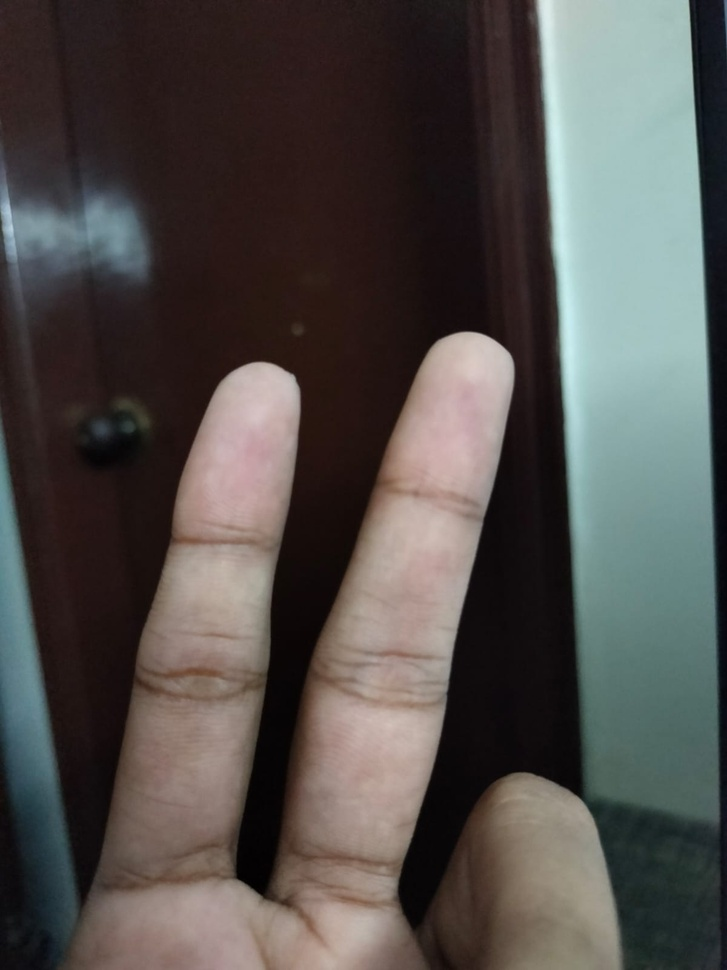
#> input picture src/images/fg1.jpeg, 727 x 970 px, shrunk from 1200 x 1600 before the run
$ python -i fingers_extract.py   (imports and definitions only)
#> lines starting #> are read from the running program, lines starting #| are printed output that depends on the picture; after the words box and inside, x2 and y2 are one past the last pixel; in counts of white or black regions, pixels touching at a corner belong together
# [123 lines of commented-out code are left out]
import cv2
import numpy as np
# from rembg import remove
from PIL import Image, ImageFilter
from skimage import exposure, img_as_ubyte

def process_image(image_path, output_path):
    # Read and remove background
#> called with image_path = '../images/fg1.jpeg', output_path = 'out.png'
    input_image = cv2.imread(image_path)
#> input_image is the input picture: shape (970, 727, 3); mean B, G, R 75.8, 78.7, 82.5
    # output_image = remove(input_image)

    # Convert numpy array to PIL Image and back to numpy array
    # output_image_pil = Image.fromarray(output_image)
    # output_image_np = np.array(output_image_pil)

    # Enhance image quality
    img_yuv = cv2.cvtColor(input_image, cv2.COLOR_BGR2YUV)
#> img_yuv: shape (970, 727, 3); mean of channels 0, 1, 2 79.5, 126.3, 130.7
    img_yuv[:,:,0] = cv2.equalizeHist(img_yuv[:,:,0])
#> img_yuv: shape (970, 727, 3); mean of channels 0, 1, 2 128.8, 126.3, 130.7
    img_enhanced = cv2.cvtColor(img_yuv, cv2.COLOR_YUV2BGR)

    # Additional enhancement (using CLAHE for better contrast)
    lab = cv2.cvtColor(img_enhanced, cv2.COLOR_BGR2Lab)
#> lab: shape (970, 727, 3); mean of channels 0, 1, 2 133.5, 129.5, 130
    l, a, b = cv2.split(lab)
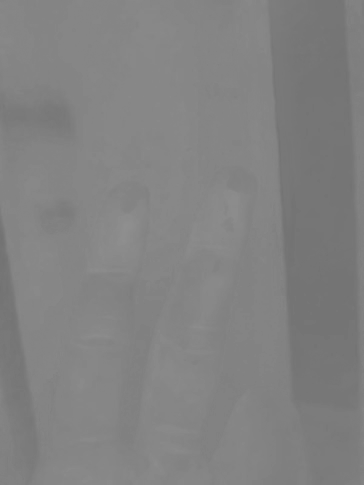
#> a: shape (970, 727) (shown at 1/2 size); min 114, max 143, mean 129.5
    clahe = cv2.createCLAHE(clipLimit=3.0, tileGridSize=(8, 8))
    cl = clahe.apply(l)
    limg = cv2.merge((cl, a, b))
#> limg: shape (970, 727, 3); mean of channels 0, 1, 2 127.6, 129.5, 130
    img_enhanced = cv2.cvtColor(limg, cv2.COLOR_Lab2BGR)
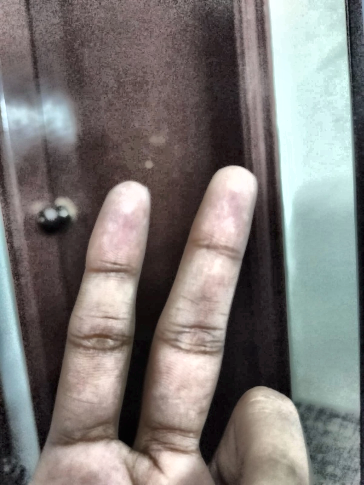
#> img_enhanced: shape (970, 727, 3) (shown at 1/2 size); mean B, G, R 119.4, 121.8, 125.6

    # Convert to HSV for segmentation
    hsv = cv2.cvtColor(img_enhanced, cv2.COLOR_BGR2HSV)
#> hsv: shape (970, 727, 3); mean H, S, V 59.8, 42.4, 132.2
    lower = np.array([0, 20, 70], dtype="uint8")
    upper = np.array([20, 255, 255], dtype="uint8")
    mask = cv2.inRange(hsv, lower, upper)
#> mask: shape (970, 727); 41.3% white; 691 white regions (643 under 20 px), largest, box (x1, y1, x2, y2) and area: (0, 0, 500, 970) 250465, (433, 772, 595, 970) 20224, (463, 0, 555, 391) 12977

    # Morphological operations to clean up mask
    kernel = np.ones((5, 5), np.uint8)
    mask = cv2.morphologyEx(mask, cv2.MORPH_CLOSE, kernel)
#> mask: shape (970, 727); 44.8% white; 99 white regions (82 under 20 px), largest, box (x1, y1, x2, y2) and area: (0, 0, 614, 970) 297606, (408, 0, 559, 418) 17764, (76, 0, 89, 18) 90
    mask = cv2.morphologyEx(mask, cv2.MORPH_OPEN, kernel)
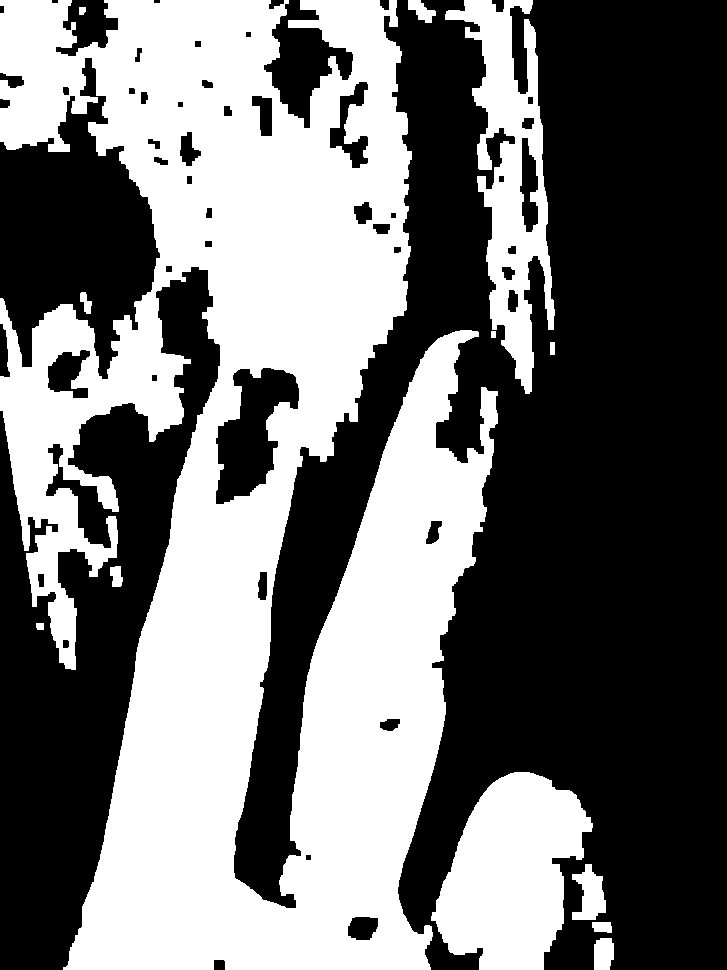
#> mask: shape (970, 727); 44.3% white; 13 white regions

    # Find contours and sort them by area
    contours, _ = cv2.findContours(mask, cv2.RETR_EXTERNAL, cv2.CHAIN_APPROX_SIMPLE)
#> contours = 13 contours; largest, box (x1, y1, x2, y2) and area: (0, 0, 498, 970) 280014, (431, 772, 593, 970) 20782, (445, 0, 555, 394) 17509, (572, 864, 606, 920) 1082, (594, 938, 614, 970) 528

    if contours:
        contours = sorted(contours, key=cv2.contourArea, reverse=True)

        # Focus on the largest contour
        largest_contour = contours[0]
#> largest_contour = contour of 2588 points, box (x1, y1, x2, y2) (0, 0, 498, 970), area 280014

        # Create a binary mask using the largest contour
        mask = np.zeros_like(mask)
        cv2.drawContours(mask, [largest_contour], 0, 255, -1)
#> mask: shape (970, 727); 40.3% white; 1 white region, box (x1, y1, x2, y2) and area: (0, 0, 498, 970) 284146

        # Perform post-processing
        mask = cv2.GaussianBlur(mask, (5, 5), 0)

        # Segment the hand or finger region
        hand = cv2.bitwise_and(img_enhanced, img_enhanced, mask=mask)

        # Convert to grayscale and apply adaptive thresholding
        hand_gray = cv2.cvtColor(hand, cv2.COLOR_BGR2GRAY)
        hand_thresh = cv2.adaptiveThreshold(hand_gray, 255, cv2.ADAPTIVE_THRESH_GAUSSIAN_C, cv2.THRESH_BINARY, 11, 2)
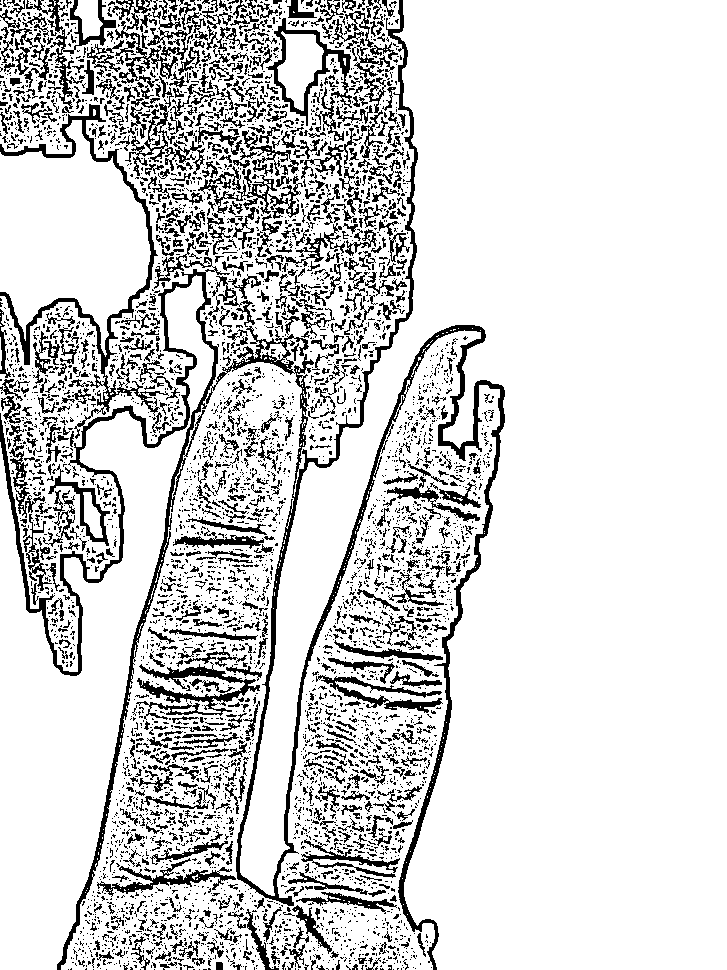
#> hand_thresh: shape (970, 727); 83.8% white; 4831 black regions (3967 under 20 px), largest, box (x1, y1, x2, y2) and area: (0, 0, 505, 970) 25836, (136, 662, 260, 720) 2065, (266, 18, 352, 126) 1540

        # Apply edge detection
        edges = cv2.Canny(hand_gray, 100, 200)
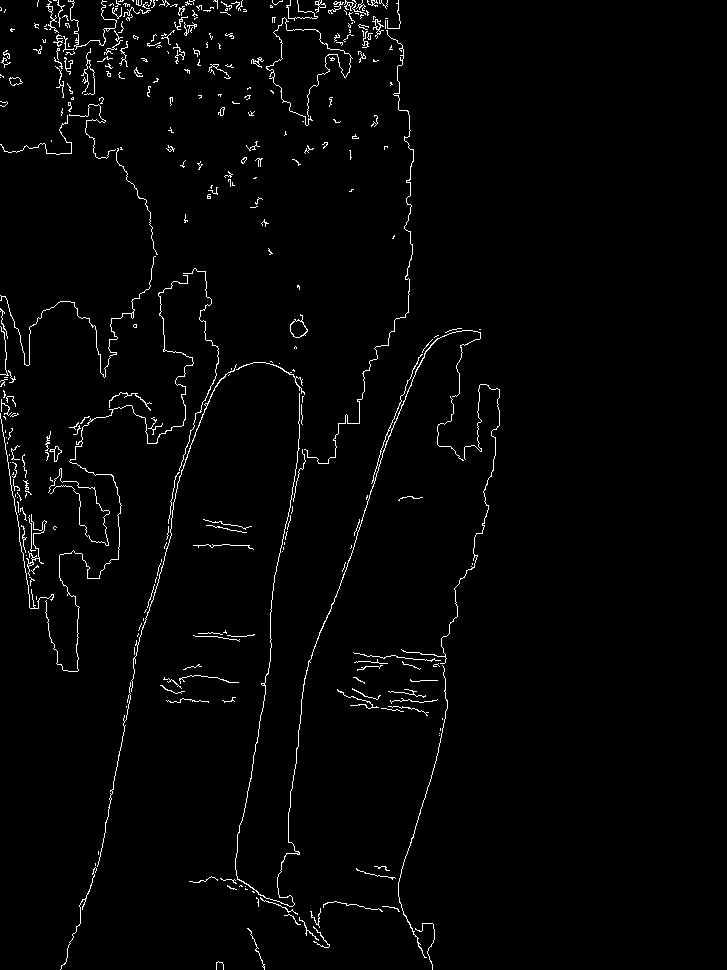
#> edges: shape (970, 727); 1.9% white in thin lines or dots, all inside (x1, y1, x2, y2) = (0, 0, 500, 970)

        # Find the bounding box of the largest contour
        x, y, w, h = cv2.boundingRect(largest_contour)
#> x = 0; y = 0; w = 498; h = 970

        # Crop the image around the bounding box with some padding
        padding = 30
        x = max(0, x - padding)
        y = max(0, y - padding)
        w = min(img_enhanced.shape[1], x + w + 2 * padding)
#> w = 558
        h = min(img_enhanced.shape[0], y + h + 2 * padding)
        cropped_hand = hand_thresh[y:h, x:w]
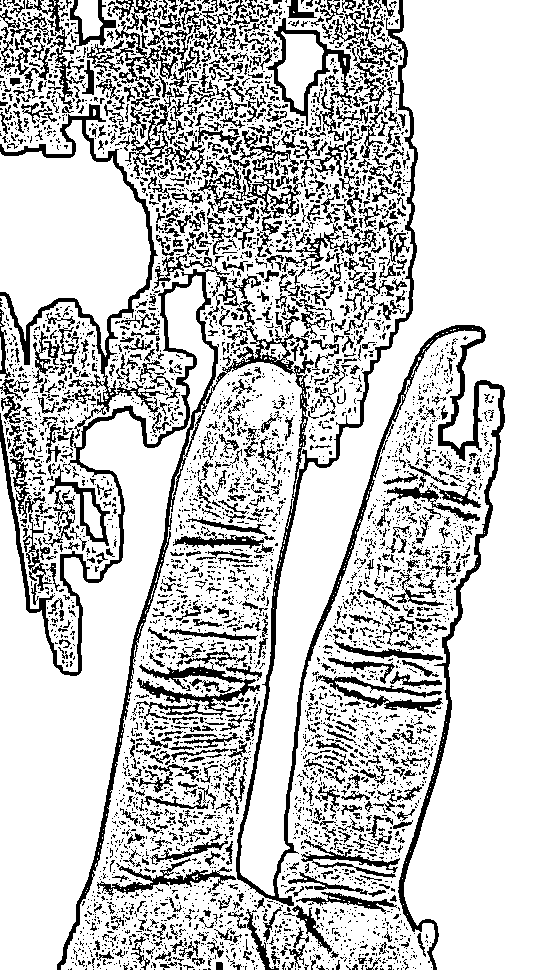
#> cropped_hand: shape (970, 558); 78.9% white; 4831 black regions (3967 under 20 px), largest, box (x1, y1, x2, y2) and area: (0, 0, 505, 970) 25836, (136, 662, 260, 720) 2065, (266, 18, 352, 126) 1540

        # Save the cropped segmented region image
        cv2.imwrite(output_path, cropped_hand)
    else:
        print("No contours found!")

>>> result = process_image('../images/fg1.jpeg', 'out.png')

$ run again, on src/images/fg2.jpeg
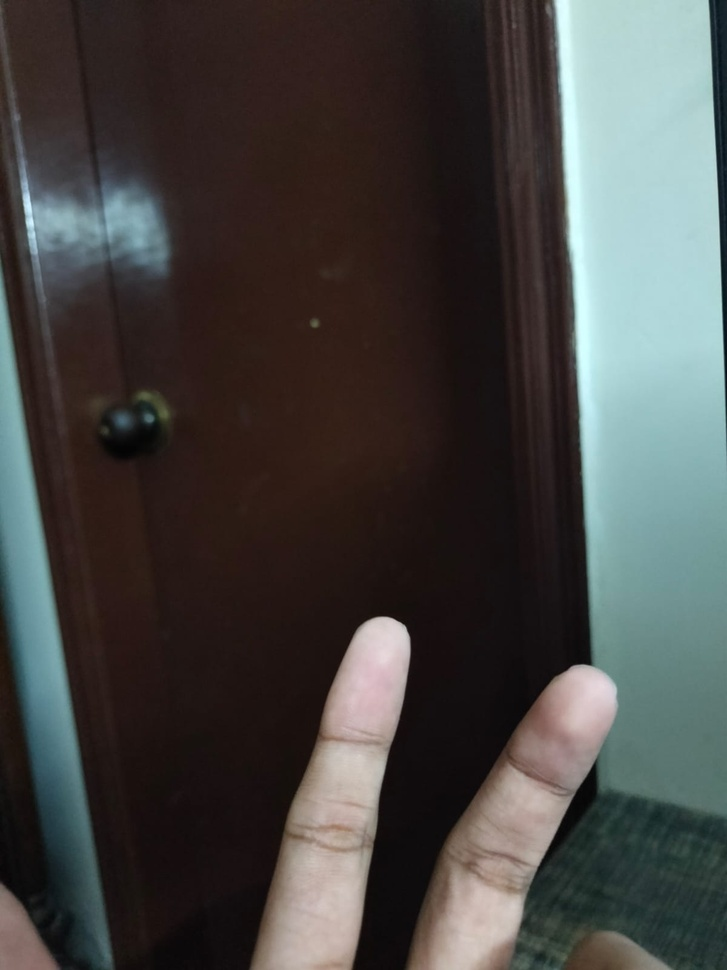
#> input picture src/images/fg2.jpeg, 727 x 970 px, shrunk from 1200 x 1600 before the run
#> in process_image, input_image is the input picture: shape (970, 727, 3); mean B, G, R 67.8, 69.8, 70.4
#> lab: shape (970, 727, 3); mean of channels 0, 1, 2 134.3, 128.6, 129.3
#> limg: shape (970, 727, 3); mean of channels 0, 1, 2 129.6, 128.6, 129.3
#> hsv: shape (970, 727, 3); mean H, S, V 47.1, 38, 133.4
#> in process_image, `mask = cv2.morphologyEx(mask, cv2.MORPH_OPEN, kernel)`:
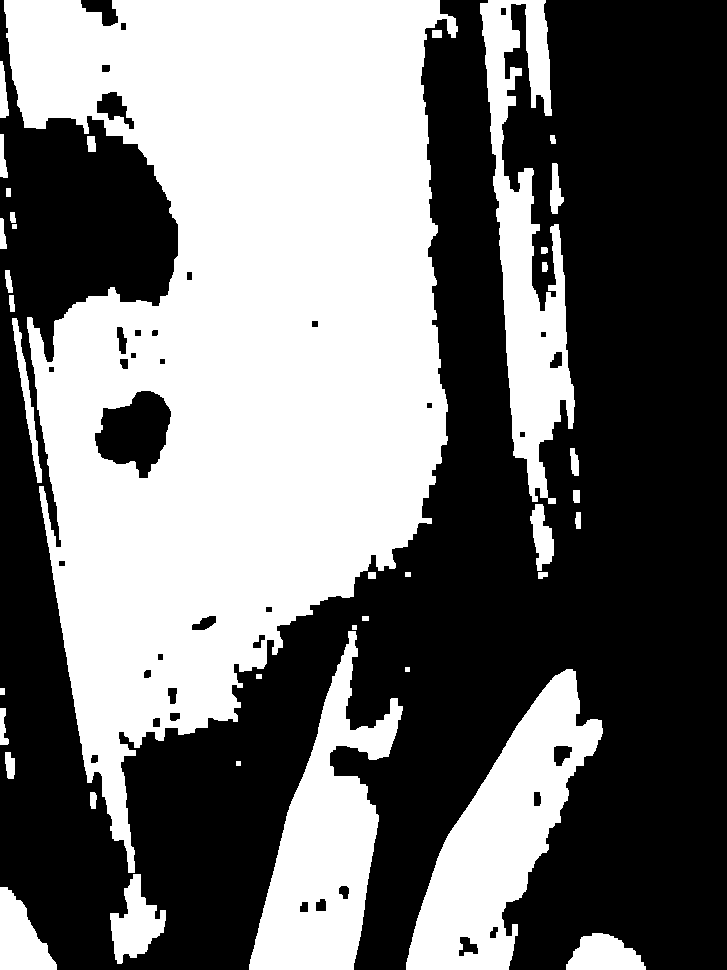
#> mask: shape (970, 727); 44.7% white; 38 white regions
#> contours = 38 contours, 4 with area under 20; largest, box (x1, y1, x2, y2) and area: (4, 0, 458, 873) 239282, (406, 669, 603, 970) 25172, (249, 631, 403, 970) 22482, (480, 0, 575, 504) 19340, (0, 887, 57, 970) 2772
#> largest_contour = contour of 948 points, box (x1, y1, x2, y2) (4, 0, 458, 873), area 239282
#> hand_thresh: shape (970, 727); 86.8% white; black in thin lines or dots, all inside (x1, y1, x2, y2) = (0, 0, 464, 879)
#> edges: shape (970, 727); 1.2% white in thin lines or dots, all inside (x1, y1, x2, y2) = (1, 0, 461, 875)
#> in process_image, `x, y, w, h = cv2.boundingRect(largest_contour)`: x = 4; y = 0; w = 454; h = 873
#> in process_image, `x = max(0, x - padding)`: x = 0
#> in process_image, `w = min(img_enhanced.shape[1], x + w + 2 * padding)`: w = 514
#> in process_image, `h = min(img_enhanced.shape[0], y + h + 2 * padding)`: h = 933
#> in process_image, `cropped_hand = hand_thresh[y:h, x:w]`:
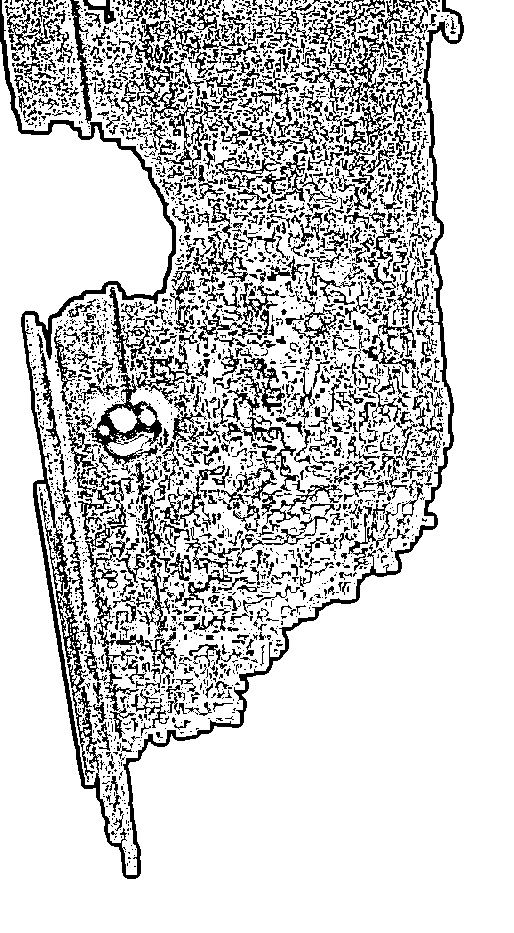
#> cropped_hand: shape (933, 514); 80.5% white; black in thin lines or dots, all inside (x1, y1, x2, y2) = (0, 0, 464, 879)

$ run again, on src/images/fg3.jpeg
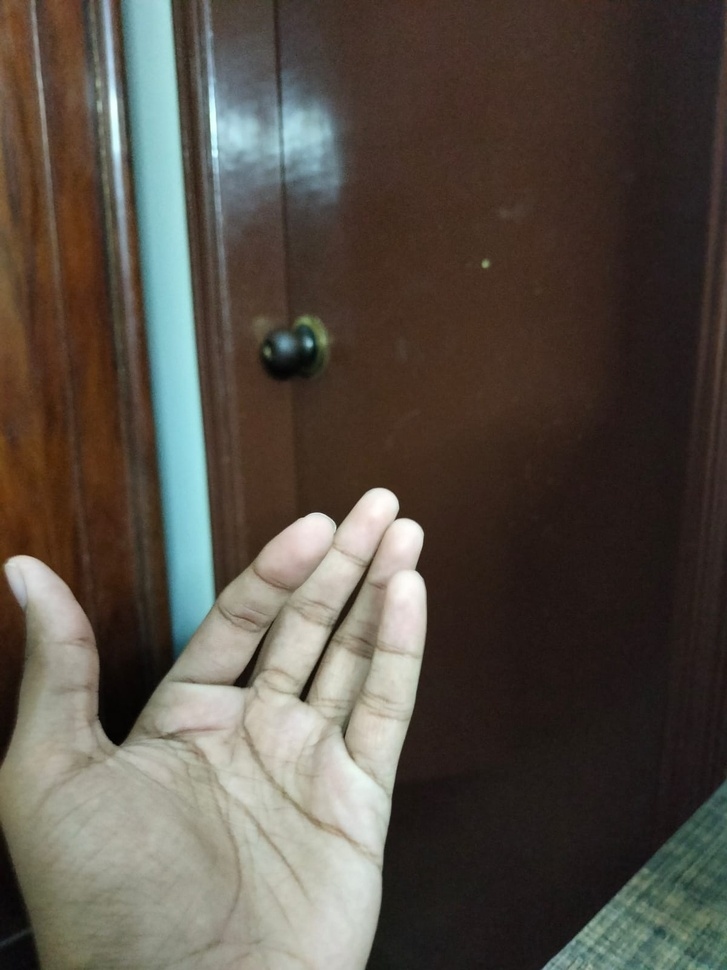
#> input picture src/images/fg3.jpeg, 727 x 970 px, shrunk from 1200 x 1600 before the run
#> in process_image, input_image is the input picture: shape (970, 727, 3); mean B, G, R 70.3, 79.1, 86.3
#> lab: shape (970, 727, 3); mean of channels 0, 1, 2 133.8, 129.8, 133.8
#> limg: shape (970, 727, 3); mean of channels 0, 1, 2 123.7, 129.8, 133.8
#> hsv: shape (970, 727, 3); mean H, S, V 27.1, 52.6, 128.2
#> in process_image, `mask = cv2.morphologyEx(mask, cv2.MORPH_OPEN, kernel)`:
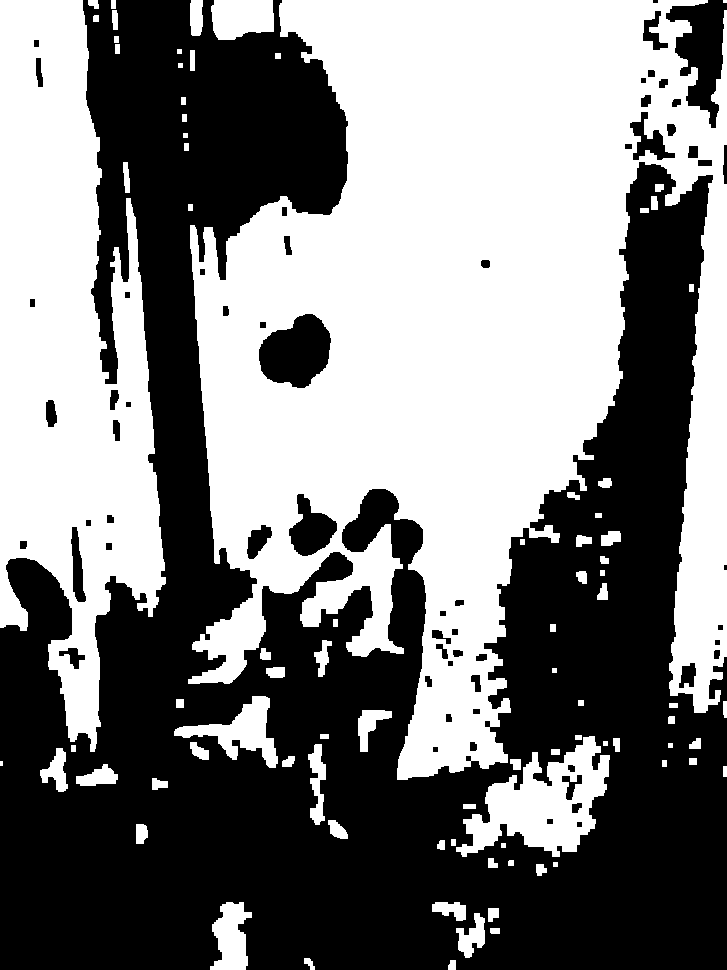
#> mask: shape (970, 727); 49.7% white; 85 white regions (2 under 20 px)
#> contours = 85 contours, 10 with area under 20; largest, box (x1, y1, x2, y2) and area: (188, 0, 727, 780) 254884, (0, 0, 166, 752) 76943, (456, 736, 610, 857) 8990, (174, 696, 278, 768) 2562, (211, 0, 274, 40) 2066
#> largest_contour = contour of 1671 points, box (x1, y1, x2, y2) (188, 0, 727, 780), area 254884
#> hand_thresh: shape (970, 727); 82.1% white; black in thin lines or dots, all inside (x1, y1, x2, y2) = (182, 0, 727, 786)
#> edges: shape (970, 727); 5.8% white in thin lines or dots, all inside (x1, y1, x2, y2) = (186, 0, 727, 782)
#> in process_image, `x, y, w, h = cv2.boundingRect(largest_contour)`: x = 188; y = 0; w = 539; h = 780
#> in process_image, `x = max(0, x - padding)`: x = 158
#> in process_image, `w = min(img_enhanced.shape[1], x + w + 2 * padding)`: w = 727
#> in process_image, `h = min(img_enhanced.shape[0], y + h + 2 * padding)`: h = 840
#> in process_image, `cropped_hand = hand_thresh[y:h, x:w]`:
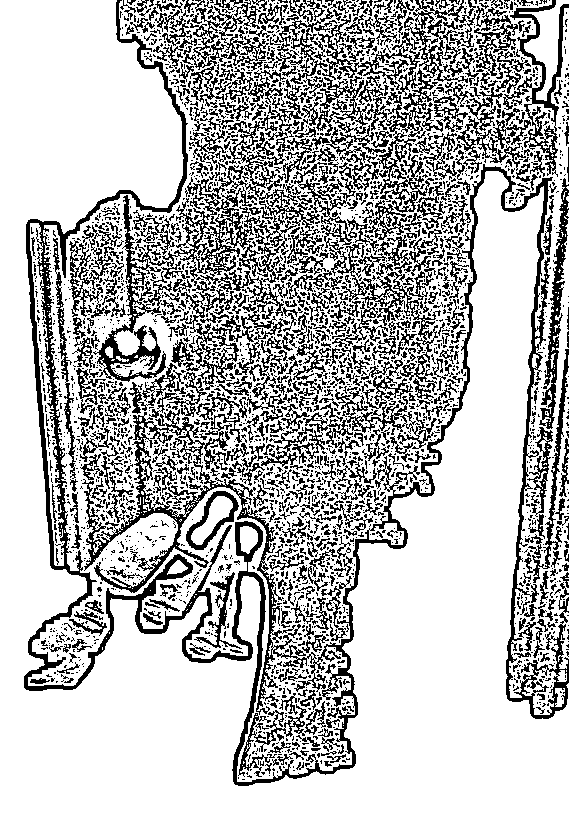
#> cropped_hand: shape (840, 569); 73.6% white; black in thin lines or dots, all inside (x1, y1, x2, y2) = (24, 0, 569, 786)
